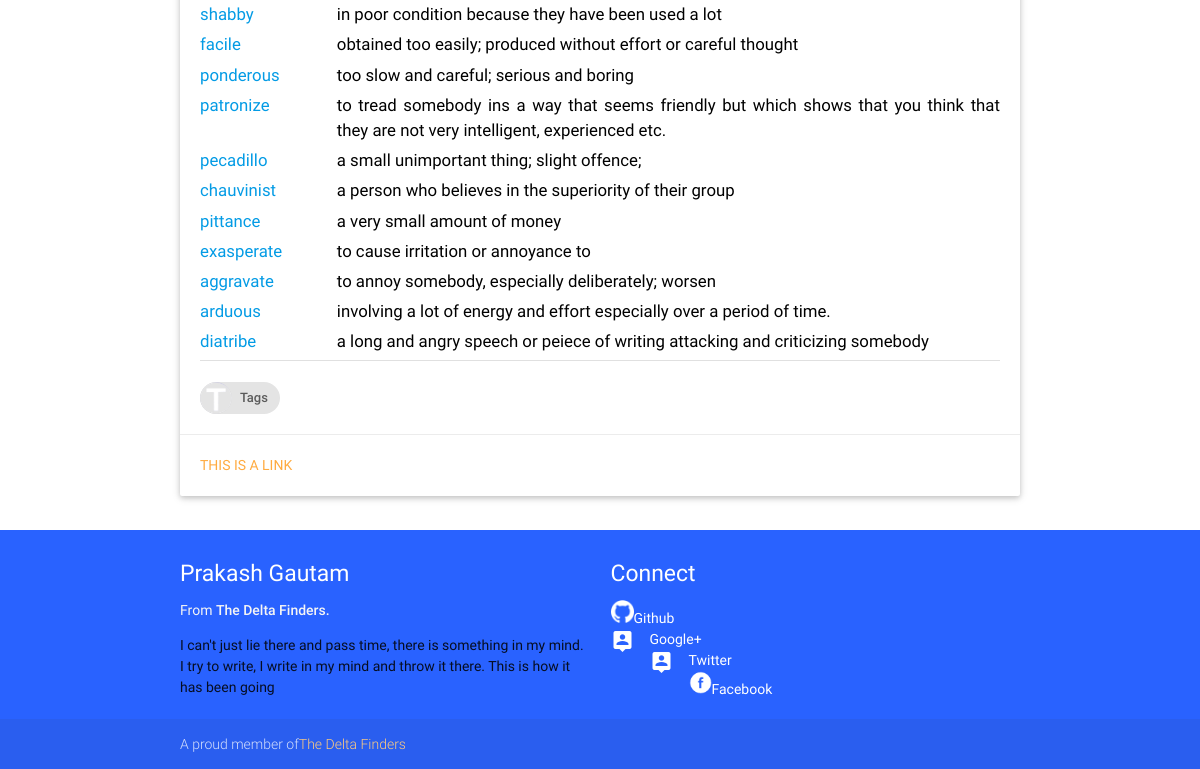
/gre/tag/Negative (lower part), run on an earlier commit of the app's database.
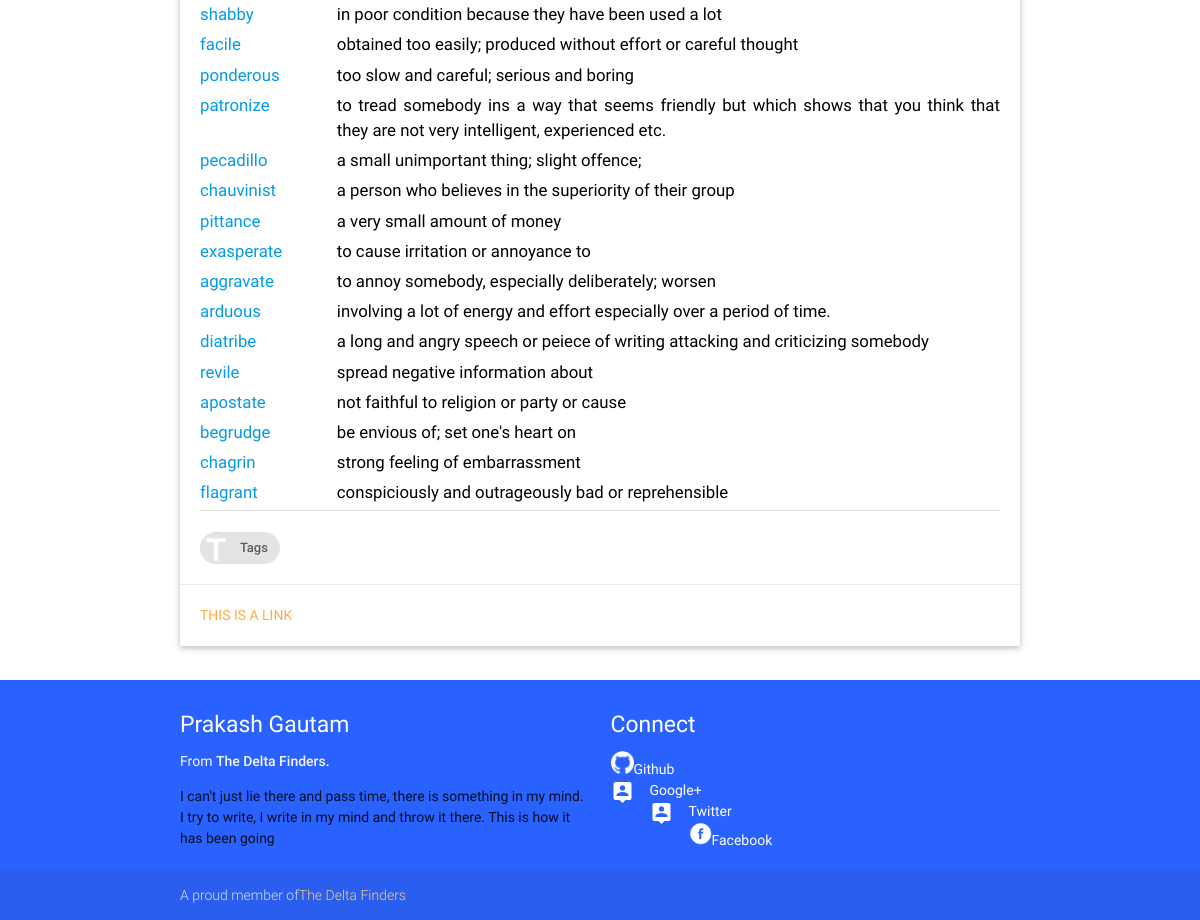
And on a later commit of the database.
### gre/models.py (models this page shows)
class Vocab(models.Model):
    word = models.CharField(max_length=25,unique=True)
    meaning = models.CharField(max_length=250)
    sentences = models.TextField();
    createdate = models.DateTimeField(auto_now_add=True)
    updatedate = models.DateTimeField(auto_now=True)
    category = models.ManyToManyField('Tag',blank=False)
    source = models.ManyToManyField('Source',blank=False)
    synonym = models.ManyToManyField('Vocab',  blank=True, related_name="%(app_label)s_%(class)s_related_synonym")
    antonym = models.ManyToManyField('Vocab',  blank=True, related_name="%(app_label)s_%(class)s_related_antonym")
    seealso = models.ManyToManyField('Vocab',  blank=True, related_name="%(app_label)s_%(class)s_related_see_also" )
    def __str__(self):
        return self.word

### gre/views.py (the view)
# urls.py: url(r'^tag/(?P<ptag>[\w]+)$',views.GreTag.as_view(),name='tag'),
class GreTag(View):
    def get(self,request,ptag):
        tagids = get_list_or_404(Tag,tagname__contains = ptag)
        tagwords = get_list_or_404(Vocab,category__in = tagids)
        template = loader.get_template('gre/tags.html')
        context = {
            'tagwords':tagwords,
            'tag' : ptag
        }
        return HttpResponse(template.render(context,request))

### gre/templates/gre/tags.html (shortened to what this page needs)
{%extends "base.html" %}
{%load staticfiles %}
{%block bodycontent %}
<div class="container">
<div class="row">
    <div class="col l12 s12 m12">
      <div class="card">
        <div class="card-content black-text">
            <div class="content" style="text-align: justify; font-size: 1.2em">
            {%for word in tagwords%}
            <div class="row">
                <div class="col s3 m3 l2"><a href="{% url 'gre:meaning' word%}">{{word}}</a></div>
                <div class="col s9 m9 l10">{{word.meaning}}</div>
             </div>
            {% endfor %}
          </div>
          <div class="divider"></div>
          <br/>
          <a href="{% url 'gre:alltag' %}">
          <div class="chip">
                <img src="{%static 'images/capital-t.png'%}" alt="Tags">
                Tags
          </div>
          </a>
        </div>
        <div class="card-action">
          <a href="#">This is a link</a>
        </div>
      </div>
    </div>
</div>
</div>
{%endblock bodycontent %}

### templates/base.html (shortened to what this page needs)
{% load staticfiles %}
<!DOCTYPE html>
<html lang="en">
<head>
  {%block css %}
  <link href="{%static 'css/MaterialFonts.css'%}" type="text/css" rel="stylesheet" media="screen,projection"/>
  <link href="{%static 'css/materialize.css'%}" type="text/css" rel="stylesheet" media="screen,projection"/>
  <link href="{%static 'css/style.css'%}" type="text/css" rel="stylesheet" media="screen,projection"/>
  <link href="{%static 'css/prettify/prettify.css'%}" type="text/css" rel="stylesheet" media="screen,projection"/>
  {%endblock css%}
</head>
<body onload="prettyPrint()">
    {%block bodycontent%} {% endblock bodycontent %}
    {%include "footer.html" %}
  </body>
</html>

### templates/navbar.html (shortened to what this page needs)
{%load staticfiles %}

### templates/footer.html
{% load staticfiles %}
{%block footer %}
<footer class="page-footer blue accent-4">
    <div class="container">
      <div class="row">
        <div class="col l6 s12">
          <h5 class="white-text">Prakash Gautam</h5>
          <p class="grey-text text-lighten-4">From <strong>The Delta Finders.</strong> </p>
          <p>I can't just lie there and pass time, there is
             something in my mind. I try to write,  I write
             in my mind and throw it there. This is  how it
             has been going
          </p>
        </div>
       <div class="col l6 s12">
          <h5 class="white-text">Connect</h5>
          <ul>
              <li><a class="white-text" href="http://github.com/pranphy/"><img src="{% static 'images/github-icon.png' %}" style="height:23px; width:23px" />Github</a></li>
              <li><a class="white-text" href="http://plus.google.com/pranphy/"><i class="material-icons left">person_pin</i>Google+</a></li>
              <li><a class="white-text" href="http://twitter.com/pranphy"><i class="material-icons left">person_pin</i>Twitter</a></li>
              <li><a class="white-text" href="http://fb.com/pranphy"><img src="{% static 'images/facebook-icon.png' %}" style="height:23px; width:23px" />Facebook</a></li>
          </ul>
        </div>
      </div>
    </div>
    <div class="footer-copyright">
      <div class="container text-center">
      A proud member of<a class="orange-text text-lighten-3" href="http://github.com/TheDeltaFinders/">The Delta Finders</a>
      </div>
    </div>
  </footer>
{% endblock footer %}

### static/css/style.css (style rules this page uses)
html { font-size: 14px; }
.row { margin-bottom: 5px; }

What changed in the data, as far as the page shows it:
added Vocab: word "revile", meaning "spread negative information about"
added Vocab: word "apostate", meaning "not faithful to religion or party or cause"
added Vocab: word "begrudge", meaning "be envious of; set one's heart on"
added Vocab: word "chagrin", meaning "strong feeling of embarrassment"
added Vocab: word "flagrant", meaning "conspiciously and outrageously bad or reprehensible"
